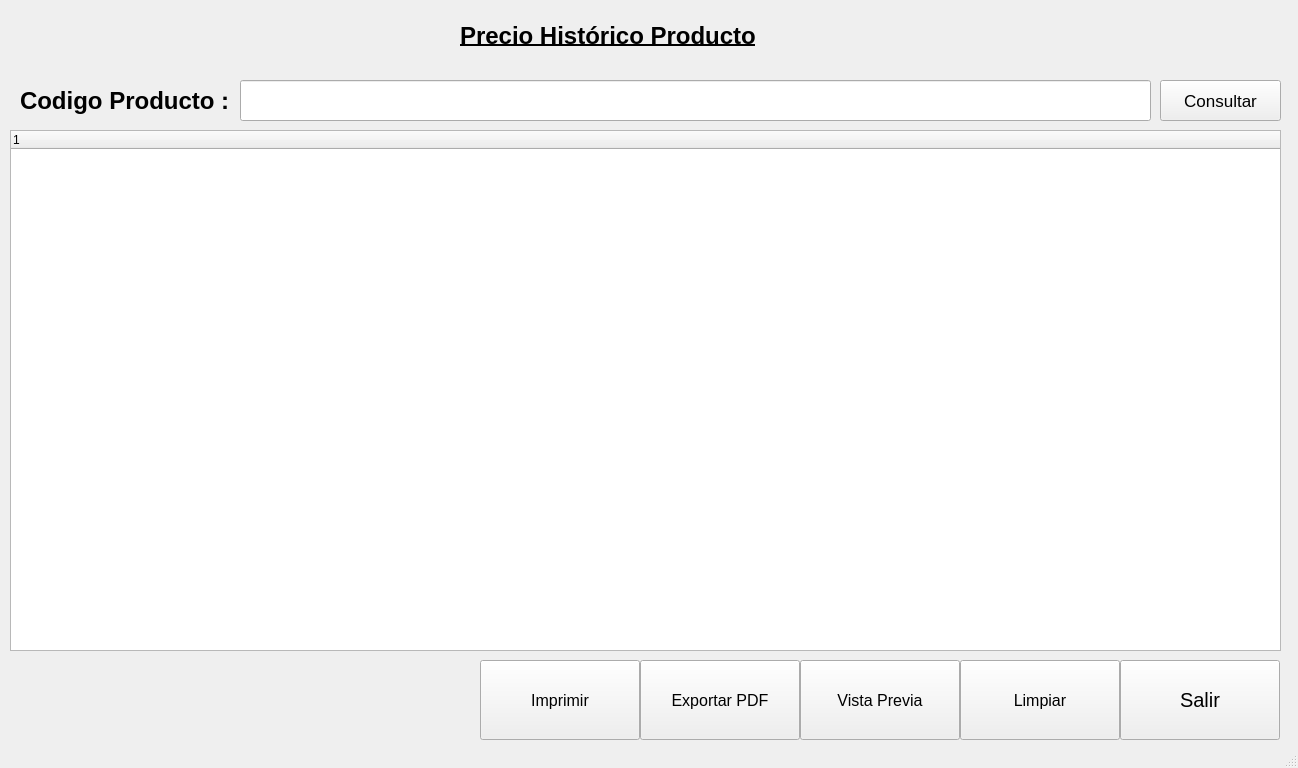
<?xml version="1.0" encoding="UTF-8"?>
<ui version="4.0">
 <class>MainWindow</class>
 <widget class="QMainWindow" name="MainWindow">
  <property name="geometry">
   <rect>
    <x>0</x>
    <y>0</y>
    <width>1298</width>
    <height>768</height>
   </rect>
  </property>
  <property name="windowTitle">
   <string>MainWindow</string>
  </property>
  <widget class="QWidget" name="centralwidget">
   <widget class="QTreeWidget" name="treeWidgetVentas">
    <property name="geometry">
     <rect>
      <x>10</x>
      <y>130</y>
      <width>1271</width>
      <height>521</height>
     </rect>
    </property>
    <property name="sizePolicy">
     <sizepolicy hsizetype="Maximum" vsizetype="Expanding">
      <horstretch>0</horstretch>
      <verstretch>0</verstretch>
     </sizepolicy>
    </property>
    <column>
     <property name="text">
      <string notr="true">1</string>
     </property>
    </column>
   </widget>
   <widget class="QPushButton" name="btnConsultar">
    <property name="geometry">
     <rect>
      <x>1160</x>
      <y>80</y>
      <width>121</width>
      <height>41</height>
     </rect>
    </property>
    <property name="font">
     <font>
      <pointsize>13</pointsize>
     </font>
    </property>
    <property name="text">
     <string>Consultar</string>
    </property>
    <property name="icon">
     <iconset>
      <normaloff>../icon/binoculars.png</normaloff>../icon/binoculars.png</iconset>
    </property>
    <property name="iconSize">
     <size>
      <width>40</width>
      <height>40</height>
     </size>
    </property>
    <property name="shortcut">
     <string>Return</string>
    </property>
   </widget>
   <widget class="QLabel" name="label">
    <property name="geometry">
     <rect>
      <x>460</x>
      <y>20</y>
      <width>321</width>
      <height>31</height>
     </rect>
    </property>
    <property name="font">
     <font>
      <pointsize>18</pointsize>
      <weight>75</weight>
      <bold>true</bold>
      <underline>true</underline>
     </font>
    </property>
    <property name="text">
     <string>Precio Histórico Producto</string>
    </property>
   </widget>
   <widget class="QPushButton" name="btnExportarPDF">
    <property name="geometry">
     <rect>
      <x>640</x>
      <y>660</y>
      <width>160</width>
      <height>80</height>
     </rect>
    </property>
    <property name="font">
     <font>
      <pointsize>12</pointsize>
     </font>
    </property>
    <property name="text">
     <string>Exportar PDF</string>
    </property>
    <property name="icon">
     <iconset>
      <normaloff>../icon/document.png</normaloff>../icon/document.png</iconset>
    </property>
    <property name="iconSize">
     <size>
      <width>40</width>
      <height>40</height>
     </size>
    </property>
   </widget>
   <widget class="QPushButton" name="btnVistaPrevia">
    <property name="geometry">
     <rect>
      <x>800</x>
      <y>660</y>
      <width>160</width>
      <height>80</height>
     </rect>
    </property>
    <property name="font">
     <font>
      <pointsize>12</pointsize>
     </font>
    </property>
    <property name="text">
     <string>Vista Previa</string>
    </property>
    <property name="icon">
     <iconset>
      <normaloff>../icon/file-1.png</normaloff>../icon/file-1.png</iconset>
    </property>
    <property name="iconSize">
     <size>
      <width>40</width>
      <height>40</height>
     </size>
    </property>
   </widget>
   <widget class="QPushButton" name="btnLimpiarTabla">
    <property name="geometry">
     <rect>
      <x>960</x>
      <y>660</y>
      <width>160</width>
      <height>80</height>
     </rect>
    </property>
    <property name="font">
     <font>
      <pointsize>12</pointsize>
     </font>
    </property>
    <property name="text">
     <string>Limpiar</string>
    </property>
    <property name="icon">
     <iconset>
      <normaloff>../icon/error.png</normaloff>../icon/error.png</iconset>
    </property>
    <property name="iconSize">
     <size>
      <width>40</width>
      <height>40</height>
     </size>
    </property>
   </widget>
   <widget class="QPushButton" name="btnImprimir">
    <property name="geometry">
     <rect>
      <x>480</x>
      <y>660</y>
      <width>160</width>
      <height>80</height>
     </rect>
    </property>
    <property name="font">
     <font>
      <pointsize>12</pointsize>
     </font>
    </property>
    <property name="text">
     <string>Imprimir</string>
    </property>
    <property name="icon">
     <iconset>
      <normaloff>../icon/print.png</normaloff>../icon/print.png</iconset>
    </property>
    <property name="iconSize">
     <size>
      <width>40</width>
      <height>40</height>
     </size>
    </property>
   </widget>
   <widget class="QLineEdit" name="txtBuscar">
    <property name="geometry">
     <rect>
      <x>240</x>
      <y>80</y>
      <width>911</width>
      <height>41</height>
     </rect>
    </property>
   </widget>
   <widget class="QLabel" name="label_2">
    <property name="geometry">
     <rect>
      <x>20</x>
      <y>80</y>
      <width>221</width>
      <height>41</height>
     </rect>
    </property>
    <property name="font">
     <font>
      <pointsize>18</pointsize>
      <weight>75</weight>
      <bold>true</bold>
     </font>
    </property>
    <property name="text">
     <string>Codigo Producto :</string>
    </property>
   </widget>
   <widget class="QLabel" name="lblUsuario">
    <property name="geometry">
     <rect>
      <x>10</x>
      <y>10</y>
      <width>271</width>
      <height>61</height>
     </rect>
    </property>
    <property name="font">
     <font>
      <pointsize>18</pointsize>
      <weight>75</weight>
      <bold>true</bold>
     </font>
    </property>
    <property name="text">
     <string/>
    </property>
   </widget>
   <widget class="QPushButton" name="btnSalir">
    <property name="geometry">
     <rect>
      <x>1120</x>
      <y>660</y>
      <width>160</width>
      <height>80</height>
     </rect>
    </property>
    <property name="font">
     <font>
      <pointsize>15</pointsize>
     </font>
    </property>
    <property name="text">
     <string>Salir</string>
    </property>
    <property name="icon">
     <iconset>
      <normaloff>../icon/exit-2.png</normaloff>../icon/exit-2.png</iconset>
    </property>
    <property name="iconSize">
     <size>
      <width>50</width>
      <height>50</height>
     </size>
    </property>
   </widget>
  </widget>
  <widget class="QStatusBar" name="statusbar"/>
 </widget>
 <resources/>
 <connections/>
</ui>
